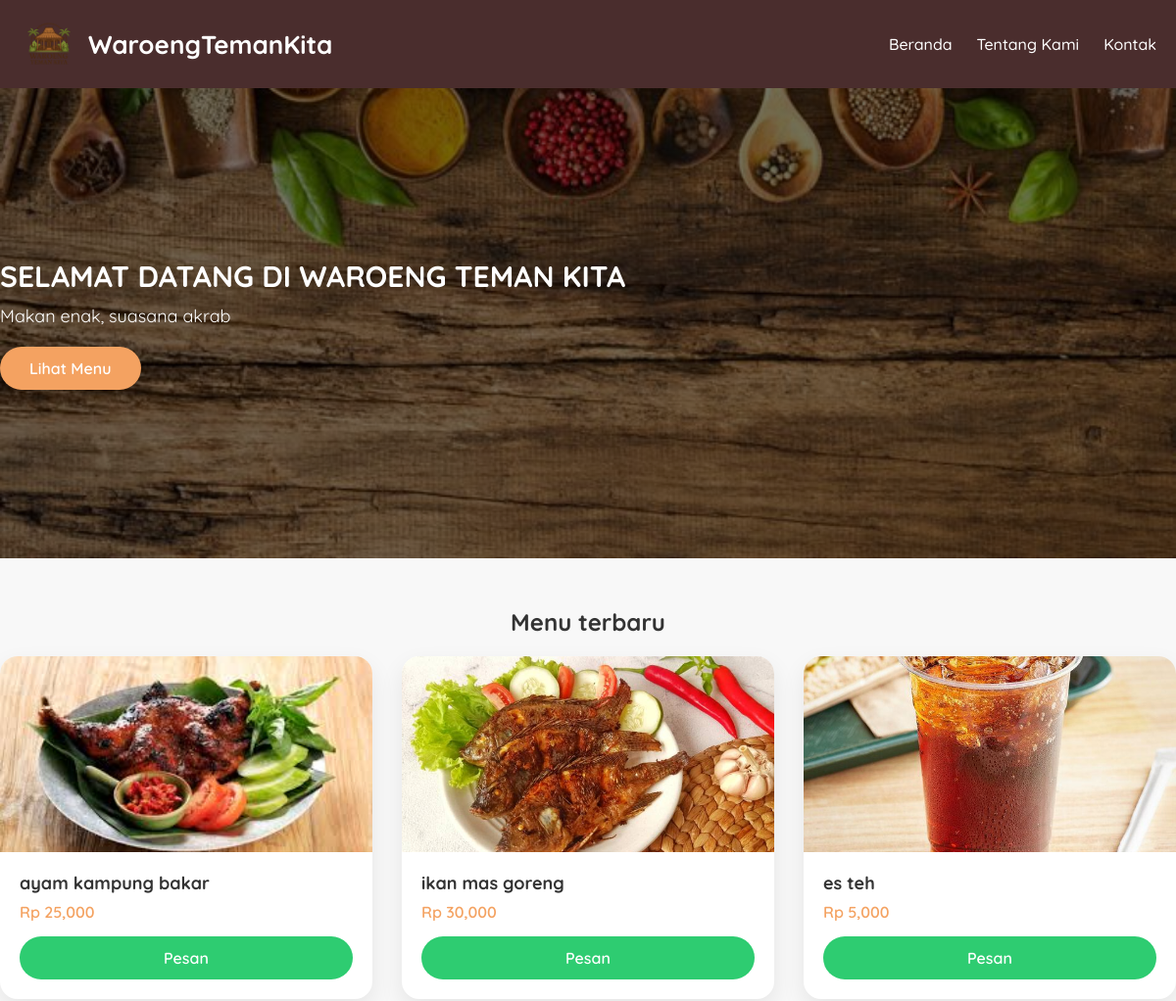
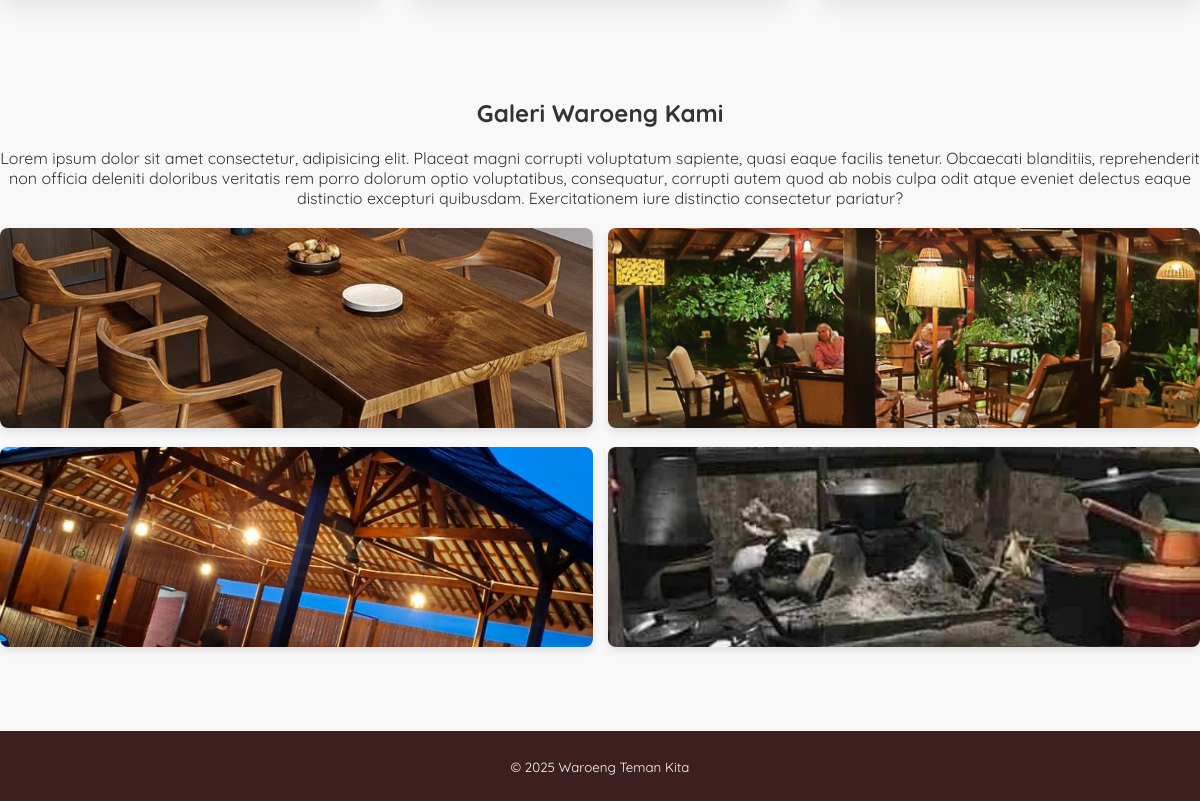
The page /pages/index.php on the database its author committed (2 pictures, top to bottom).
### tables this page shows
CREATE TABLE `tb_product` (
  `product_id` int(11) NOT NULL,
  `category_id` int(11) NOT NULL,
  `product_name` varchar(100) NOT NULL,
  `product_price` int(11) NOT NULL,
  `product_description` text NOT NULL,
  `product_image` varchar(100) NOT NULL,
  `product_status` tinyint(1) NOT NULL,
  `date_created` timestamp NOT NULL DEFAULT current_timestamp()
);

### pages/index.php (the view, shortened to what this page needs)
<?php
include '../config/db.php';
?>
<!DOCTYPE html>
<html lang="id">
<head>
    <link rel="stylesheet" href="../assets/css/style.css">
</head>
<body>
<header>
    <div class="container">
        <h1>
            <a href="index.php">
                <img src="../assets/img/warung logo.png" class="logo-header">
                Waroeng<span>TemanKita</span></a>
        </h1>
        <ul class="nav-menu" id="navMenu">
            <li><a href="index.php">Beranda</a></li>
            <li><a href="tentang-kami.php">Tentang Kami</a></li>
            <li><a href="kontak.php">Kontak</a></li>
        </ul>
    </div>
</header>
<div class="hero">
    <div class="container">
        <h2>SELAMAT DATANG DI WAROENG TEMAN KITA</h2>
        <p>Makan enak, suasana akrab</p>
        <a href="menu.php" class="btn">Lihat Menu</a>
    </div>
</div>
<div class="section">
    <div class="container">
        <h3>Menu terbaru</h3>
        <div class="menu-grid">
            <?php $produk = mysqli_query($conn,
                "SELECT * FROM tb_product
                 WHERE product_status = 1
                 ORDER BY product_id DESC
                 LIMIT 3"
            );
            if(mysqli_num_rows($produk) > 0){
                while($p = mysqli_fetch_array($produk)){
            ?>
            <div class="card-menu">
            <img src="../assets/img/produk/<?php echo $p['product_image']; ?>">
                <div class="card-body">
                    <h4><?php echo $p['product_name'] ?></h4>
                    <p class="harga">Rp <?php echo number_format($p['product_price']) ?></p>
                    <a href="detail-produk.php?id=<?php echo $p['product_id'] ?>" class="btn-pesan">
                        Pesan
                    </a>
                </div>
            </div>
            <?php }} else { ?>
                <p>Menu belum tersedia.</p>
            <?php } ?>
        </div>
    </div>
</div>
<div class="section">
    <div class="container">
        <h3 style="text-align: center; margin-bottom: 20px;">Galeri Waroeng Kami</h3>
        <p style="text-align: center; margin-bottom: 20px;">Lorem ipsum dolor sit amet consectetur, adipisicing elit. Placeat magni corrupti voluptatum sapiente, quasi eaque facilis tenetur. Obcaecati blanditiis, reprehenderit non officia deleniti doloribus veritatis rem porro dolorum optio voluptatibus, consequatur, corrupti autem quod ab nobis culpa odit atque eveniet delectus eaque distinctio excepturi quibusdam. Exercitationem iure distinctio consectetur pariatur?</p>
        <div class="galeri-warung">
            <div class="foto-item">
                <img src="../assets/img/suasana makan.jpg" alt="Suasana Warung">
            </div>
            <div class="foto-item">
                <img src="../assets/img/joglo vibes.jpg" alt="Tampak Depan">
            </div>
            <div class="foto-item">
                <img src="../assets/img/warung foto.jpeg" alt="Area Makan">
            </div>
            <div class="foto-item">
                <img src="../assets/img/dapur kondisi.jpg" alt="Dapur Bersih">
            </div>
        </div>
    </div>
</div>
<footer>
    <div class="container">
        <small>© <?php echo date('Y'); ?> Waroeng Teman Kita</small>
    </div>
</footer>
</body>
</html>

### assets/css/style.css (style rules this page uses)
* { margin: 0; padding: 0; box-sizing: border-box; font-family: 'Quicksand', sans-serif; }
body { background-color: #f8f8f8; color: #333; }
a { color: inherit; text-decoration: none; }
.container { width: 100%; max-width: 1200px; margin: auto; }
header { background-color: #4a2d2d; color: #fff; }
header .container { display: flex; justify-content: space-between; align-items: center; padding: 0 20px; }
.logo-header { width: 60px; height: auto; margin-right: 10px; }
header h1 a { display: flex; align-items: center; text-decoration: none; color: inherit; }
header h1 { padding: 15px 0; font-size: 26px; }
.nav-menu { list-style: none; display: flex; gap: 25px; }
header ul li a { font-weight: 500; transition: .3s; }
.nav-menu { display: flex; }
.hero { background: linear-gradient(rgba(0,0,0,.55), rgba(0,0,0,.55)), url('../img/banner\ atas.jpg'); background-size: cover; background-position: center; height: 60vh; display: flex; align-items: center; color: #fff; }
.hero h2 { font-size: 40px; margin-bottom: 10px; }
.hero p { font-size: 18px; margin-bottom: 20px; }
.btn { display: inline-block; padding: 12px 30px; background-color: #f4a261; color: #fff; border-radius: 30px; font-weight: 600; border: none; cursor: pointer; transition: .3s; }
.section { padding: 50px 0; }
.section h3 { text-align: center; font-size: 32px; margin-bottom: 40px; }
.menu-grid { display: grid; grid-template-columns: repeat(auto-fit, minmax(250px, 1fr)); gap: 30px; }
.card-menu { background: #fff; border-radius: 18px; overflow: hidden; box-shadow: 0 10px 25px rgba(0,0,0,.08); display: flex; flex-direction: column; transition: .3s; }
.card-menu img { width: 100%; height: 200px; object-fit: cover; }
.card-body { padding: 20px; display: flex; flex-direction: column; flex: 1; }
.card-body h4 { margin-bottom: 8px; font-size: 18px; }
.harga { color: #f4a261; font-weight: 600; margin-bottom: 15px; }
.btn-pesan { margin-top: auto; padding: 12px; background: #2ecc71; color: #fff; text-align: center; border-radius: 30px; font-weight: 600; transition: .3s; }
.container h3 { margin-bottom: 20px; color: #333; font-size: 24px; }
.galeri-warung { display: flex; justify-content: space-between; gap: 15px; margin-bottom: 30px; }
.foto-item { flex: 1; }
.foto-item img { width: 100%; height: 200px; object-fit: cover; border-radius: 8px; box-shadow: 0 4px 8px rgba(0,0,0,0.1); transition: transform 0.3s; }
footer { background: #3d1f1f; color: #fff; text-align: center; padding: 25px 0; }
.galeri-warung { flex-wrap: wrap; }
.foto-item { flex: 45%; }
.hero h2 { font-size: 30px; }

### rows shown on the page
tb_product: product_image (picture), product_name "ayam kampung bakar", product_price "25,000"
tb_product: product_image (picture), product_name "ikan mas goreng", product_price "30,000"
tb_product: product_image (picture), product_name "es teh", product_price "5,000"
